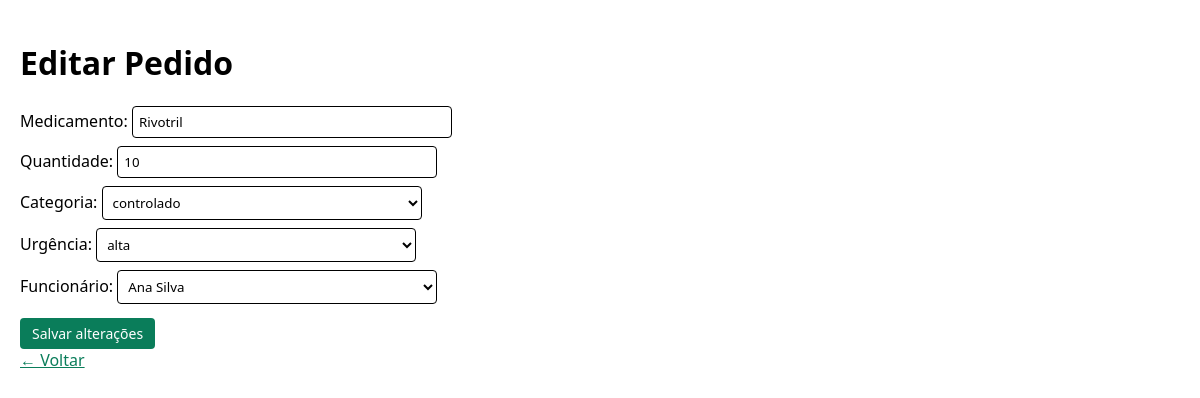
/Public/editar.php?id=4, run on the app's committed database.
### tables this page shows
CREATE TABLE pedido (
    id INT AUTO_INCREMENT PRIMARY KEY,
    funcionario_id INT NOT NULL,
    medicamento VARCHAR(100) NOT NULL,
    quantidade INT NOT NULL CHECK (quantidade > 0),
    categoria ENUM('genérico','referência','controlado','higiene') NOT NULL,
    urgencia ENUM('baixa','média','alta') NOT NULL DEFAULT 'baixa',
    data_solicitacao DATETIME NOT NULL DEFAULT CURRENT_TIMESTAMP,
    status ENUM('solicitado','em separação','recebido') NOT NULL DEFAULT 'solicitado',
    FOREIGN KEY (funcionario_id) REFERENCES funcionario(id) ON DELETE CASCADE
);

CREATE TABLE funcionario (
    id INT AUTO_INCREMENT PRIMARY KEY,
    nome VARCHAR(100) NOT NULL,
    email VARCHAR(100) NOT NULL UNIQUE
);

### Public/editar.php (the view, shortened to what this page needs)
<?php
require __DIR__ . '/../Infra/conexao.php';
$id = (int)($_GET['id'] ?? 0);
$funcionarios = $conexao->query("SELECT id, nome FROM funcionario ORDER BY nome")->fetchAll();
$comando = $conexao->prepare("SELECT * FROM pedido WHERE id = ?");
$comando->execute([$id]);
$pedido = $comando->fetch();
?>
<!DOCTYPE html>
<html lang="pt-br">
<head><meta charset="UTF-8"><title>Editar Pedido</title>
<link rel="stylesheet" href="../CSS/style.css"></head>
<body>
<h1>Editar Pedido</h1>
<form method="post">
    <label>Medicamento:
        <input type="text" name="medicamento"
               value="<?= htmlspecialchars($pedido['medicamento']) ?>" required></label>
    <label>Quantidade:
        <input type="number" name="quantidade" min="1"
               value="<?= $pedido['quantidade'] ?>" required></label>
    <label>Categoria:
        <select name="categoria" required>
            <?php foreach (['genérico','referência','controlado','higiene'] as $c): ?>
                <option <?= $pedido['categoria']==$c?'selected':'' ?>><?= $c ?></option>
            <?php endforeach; ?>
        </select>
    </label>
    <label>Urgência:
        <select name="urgencia" required>
            <?php foreach (['baixa','média','alta'] as $u): ?>
                <option <?= $pedido['urgencia']==$u?'selected':'' ?>><?= $u ?></option>
            <?php endforeach; ?>
        </select>
    </label>
    <label>Funcionário:
        <select name="funcionario_id" required>
            <?php foreach ($funcionarios as $f): ?>
                <option value="<?= $f['id'] ?>"
                    <?= $pedido['funcionario_id']==$f['id']?'selected':'' ?>>
                    <?= htmlspecialchars($f['nome']) ?>
                </option>
            <?php endforeach; ?>
        </select>
    </label>
    <button type="submit">Salvar alterações</button>
</form>
<a href="../index.php">← Voltar</a>
</body>
</html>

### CSS/style.css (style rules this page uses)
* { font-family: 'Segoe UI', sans-serif; box-sizing: border-box; }
body { background: #FFFFFF; color: #000000; margin: 0; padding: 20px; }
form label { display: block; margin: 8px 0; color: #000000; }
form input, form select { padding: 6px; width: 100%; max-width: 320px; border: 1px solid #000000; border-radius: 4px; background: #FFFFFF; color: #000000; font-family: 'Segoe UI', sans-serif; }
button { background: #0A7D5A; color: #FFFFFF; border: none; padding: 6px 12px; border-radius: 4px; cursor: pointer; margin-top: 6px; font-family: 'Segoe UI', sans-serif; font-size: 14px; }
a { color: #0A7D5A; }

### data on the page
pedido: medicamento "Rivotril", quantidade "10", categoria "controlado", urgencia "alta", funcionario_id "Ana Silva"
